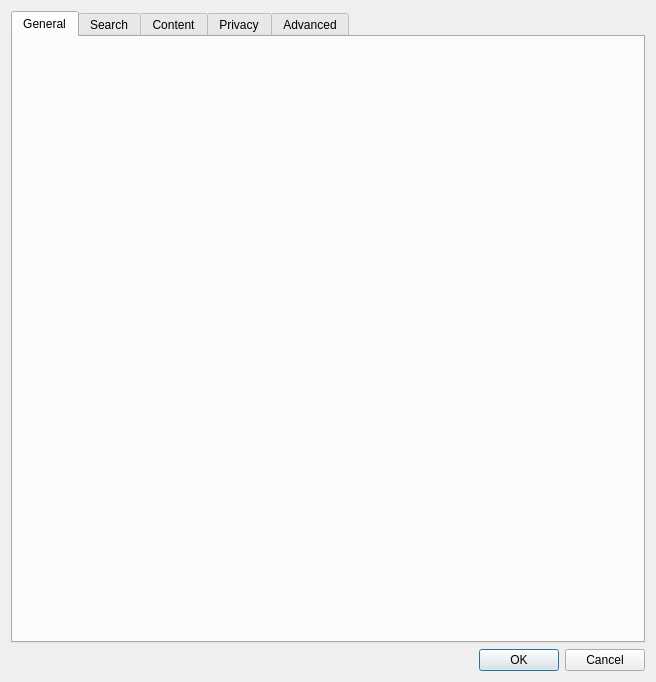
<?xml version="1.0" encoding="UTF-8"?>
<ui version="4.0">
 <class>Preferences</class>
 <widget class="QWidget" name="Preferences">
  <property name="geometry">
   <rect>
    <x>0</x>
    <y>0</y>
    <width>656</width>
    <height>682</height>
   </rect>
  </property>
  <property name="windowTitle">
   <string>Preferences</string>
  </property>
  <layout class="QGridLayout" name="gridLayout">
   <item row="0" column="0">
    <widget class="QTabWidget" name="tabWidget">
     <property name="currentIndex">
      <number>0</number>
     </property>
     <widget class="GeneralTab" name="tabGeneral">
      <attribute name="title">
       <string>General</string>
      </attribute>
     </widget>
     <widget class="SearchTab" name="tabSearch">
      <attribute name="title">
       <string>Search</string>
      </attribute>
     </widget>
     <widget class="ContentTab" name="tabContent">
      <attribute name="title">
       <string>Content</string>
      </attribute>
     </widget>
     <widget class="PrivacyTab" name="tabPrivacy">
      <attribute name="title">
       <string>Privacy</string>
      </attribute>
     </widget>
     <widget class="AdvancedTab" name="tabAdvanced">
      <attribute name="title">
       <string>Advanced</string>
      </attribute>
     </widget>
    </widget>
   </item>
   <item row="1" column="0">
    <widget class="QDialogButtonBox" name="buttonBox">
     <property name="standardButtons">
      <set>QDialogButtonBox::Cancel|QDialogButtonBox::Ok</set>
     </property>
    </widget>
   </item>
  </layout>
 </widget>
 <customwidgets>
  <customwidget>
   <class>GeneralTab</class>
   <extends>QWidget</extends>
   <header>GeneralTab.h</header>
   <container>1</container>
  </customwidget>
  <customwidget>
   <class>SearchTab</class>
   <extends>QWidget</extends>
   <header>SearchTab.h</header>
   <container>1</container>
  </customwidget>
  <customwidget>
   <class>ContentTab</class>
   <extends>QWidget</extends>
   <header>ContentTab.h</header>
   <container>1</container>
  </customwidget>
  <customwidget>
   <class>PrivacyTab</class>
   <extends>QWidget</extends>
   <header>PrivacyTab.h</header>
   <container>1</container>
  </customwidget>
  <customwidget>
   <class>AdvancedTab</class>
   <extends>QWidget</extends>
   <header>AdvancedTab.h</header>
   <container>1</container>
  </customwidget>
 </customwidgets>
 <resources/>
 <connections/>
</ui>
